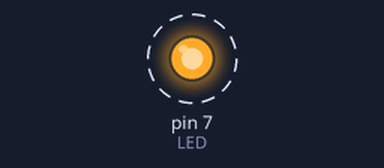
The sketch below on a simulated Arduino Uno, built with avr-gcc and run on an emulated ATmega328P. Parts: output pins drawn as LEDs (lit = HIGH). Dashed ring = blinking.

Above: at 0.2 s.
Timing chart, 0 to 3.0 s (numbered marks = the images above):
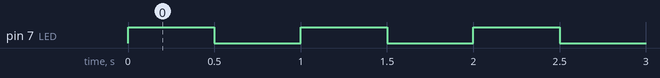

The sketch:

Blink_LED.ino
```cpp
//Set pin 7 to variable "LED"
#define LED 7
// the setup function runs once when you press reset or power the board
void setup() {
  // initialize digital pin LED as an output.
  pinMode(LED , OUTPUT);
  //pinMode decides whether the specified pin behaves as an input or output
}

// the loop function runs over and over again forever
void loop() {
  digitalWrite(LED , HIGH);//turn the LED On by making the voltage HIGH
  // digital write means to write Low (0V Off) or High (5V or 3.3V On)to a digital pin (pin in the digital section of board)
  delay(500);                       // wait half a second
  digitalWrite(LED , LOW);// turn the LED Off by making the voltage LOW
  delay(500);                       // wait half a second
}

//https://www.geekering.com/?p=145
```

Measured:
- by itself, pin 7 (LED): alternates HIGH for 0.50 s and LOW for 0.50 s
